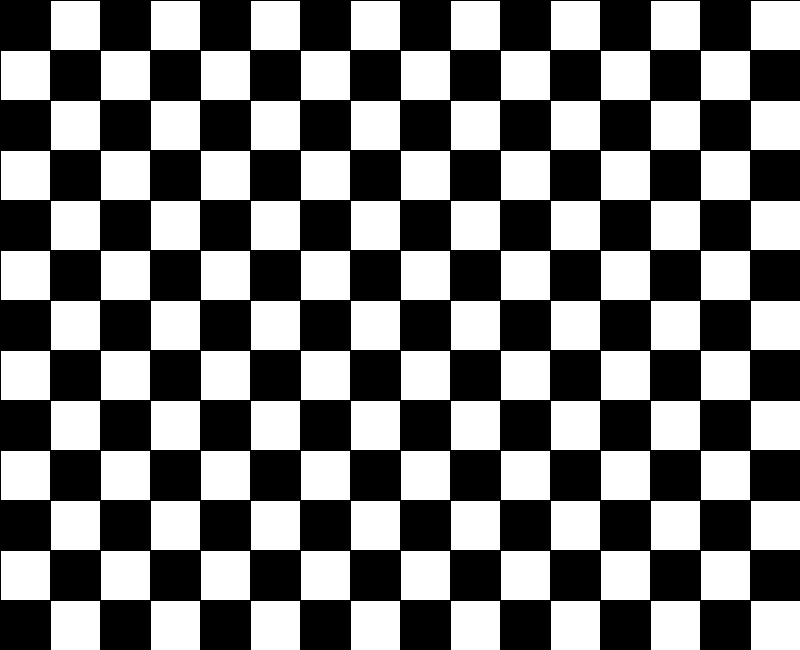
Frame 1 (no input)
Frame 60 (the mouse pressed at the canvas centre just before this capture): identical to frame 1, image omitted
Frame 120 (the mouse held since frame 60 and released just before this capture): identical to frame 1, image omitted

The Processing sketch that drew this single still picture (run headless with seeded random() and noise(); from frame 60 on, the mouse is pressed at the canvas centre):

// Processing sketch: D5_1
// ── D5_1.pde
void setup(){
  size(800,650);
}

void draw(){
  background(0);
  //noStroke();
  int count = 1;
  int size = 50;

  for (int x = 0; x < width; x += size){ 
    for (int y = 0; y < height ; y += size){
      rect(x,y,size,size);
        if(count % 2 == 0){
          fill(255,255,255);
        } else {
          fill(0,0,0);
        }
        rect(x , y, size, size);
        fill(255,0,0);
        textAlign(LEFT, TOP);
        //text(count, x,y);
        count ++;
    }
  }
  
}
